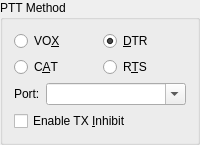
            <widget class="QGroupBox" name="PTT_method_group_box">
             <property name="sizePolicy">
              <sizepolicy hsizetype="Expanding" vsizetype="Preferred">
               <horstretch>0</horstretch>
               <verstretch>0</verstretch>
              </sizepolicy>
             </property>
             <property name="toolTip">
              <string>How this program activates the PTT on your radio?</string>
             </property>
             <property name="title">
              <string>PTT Method</string>
             </property>
             <layout class="QGridLayout" name="gridLayout_2">
              <item row="0" column="0">
               <widget class="QRadioButton" name="PTT_VOX_radio_button">
                <property name="toolTip">
                 <string>&lt;html&gt;&lt;head/&gt;&lt;body&gt;&lt;p&gt;No PTT activation, instead the radio's automatic VOX is used to key the transmitter.&lt;/p&gt;&lt;p&gt;Use this if you have no radio interface hardware.&lt;/p&gt;&lt;/body&gt;&lt;/html&gt;</string>
                </property>
                <property name="text">
                 <string>VO&amp;X</string>
                </property>
                <attribute name="buttonGroup">
                 <string notr="true">PTT_method_button_group</string>
                </attribute>
               </widget>
              </item>
              <item row="0" column="1">
               <widget class="QRadioButton" name="PTT_DTR_radio_button">
                <property name="toolTip">
                 <string>&lt;html&gt;&lt;head/&gt;&lt;body&gt;&lt;p&gt;Use the RS-232 DTR control line to toggle your radio's PTT, requires hardware to interface the line.&lt;/p&gt;&lt;p&gt;Some commercial interface units also use this method.&lt;/p&gt;&lt;p&gt;The DTR control line of the CAT serial port may be used for this or a DTR control line on a different serial port may be used.&lt;/p&gt;&lt;/body&gt;&lt;/html&gt;</string>
                </property>
                <property name="text">
                 <string>&amp;DTR</string>
                </property>
                <property name="checked">
                 <bool>true</bool>
                </property>
                <attribute name="buttonGroup">
                 <string notr="true">PTT_method_button_group</string>
                </attribute>
               </widget>
              </item>
              <item row="1" column="0">
               <widget class="QRadioButton" name="PTT_CAT_radio_button">
                <property name="toolTip">
                 <string>Some radios support PTT via CAT commands,
use this option if your radio supports it and you have no
other hardware interface for PTT.</string>
                </property>
                <property name="text">
                 <string>C&amp;AT</string>
                </property>
                <attribute name="buttonGroup">
                 <string notr="true">PTT_method_button_group</string>
                </attribute>
               </widget>
              </item>
              <item row="1" column="1">
               <widget class="QRadioButton" name="PTT_RTS_radio_button">
                <property name="toolTip">
                 <string>&lt;html&gt;&lt;head/&gt;&lt;body&gt;&lt;p&gt;Use the RS-232 RTS control line to toggle your radio's PTT, requires hardware to interface the line.&lt;/p&gt;&lt;p&gt;Some commercial interface units also use this method.&lt;/p&gt;&lt;p&gt;The RTS control line of the CAT serial port may be used for this or a RTS control line on a different serial port may be used. Note that this option is not available on the CAT serial port when hardware flow control is used.&lt;/p&gt;&lt;/body&gt;&lt;/html&gt;</string>
                </property>
                <property name="text">
                 <string>R&amp;TS</string>
                </property>
                <attribute name="buttonGroup">
                 <string notr="true">PTT_method_button_group</string>
                </attribute>
               </widget>
              </item>
              <item row="2" column="0" rowspan="2" colspan="2">
               <layout class="QFormLayout" name="formLayout_4">
                <property name="fieldGrowthPolicy">
                 <enum>QFormLayout::ExpandingFieldsGrow</enum>
                </property>
                <item row="0" column="0">
                 <widget class="QLabel" name="PTT_port_label">
                  <property name="text">
                   <string>Port:</string>
                  </property>
                  <property name="buddy">
                   <cstring>PTT_port_combo_box</cstring>
                  </property>
                 </widget>
                </item>
                <item row="0" column="1">
                 <widget class="QComboBox" name="PTT_port_combo_box">
                  <property name="sizePolicy">
                   <sizepolicy hsizetype="MinimumExpanding" vsizetype="Fixed">
                    <horstretch>1</horstretch>
                    <verstretch>0</verstretch>
                   </sizepolicy>
                  </property>
                  <property name="toolTip">
                   <string>&lt;html&gt;&lt;head/&gt;&lt;body&gt;&lt;p&gt;Select the RS-232 serial port utilised for PTT control, this option is available when DTR or RTS is selected above as a transmit method.&lt;/p&gt;&lt;p&gt;This port can be the same one as the one used for CAT control.&lt;/p&gt;&lt;p&gt;For some interface types the special value CAT may be chosen, this is used for non-serial CAT interfaces that can control serial port control lines remotely (OmniRig for example).&lt;/p&gt;&lt;/body&gt;&lt;/html&gt;</string>
                  </property>
                  <property name="editable">
                   <bool>true</bool>
                  </property>
                  <property name="currentText">
                   <string/>
                  </property>
                  <property name="currentIndex">
                   <number>-1</number>
                  </property>
                  <property name="insertPolicy">
                   <enum>QComboBox::NoInsert</enum>
                  </property>
                 </widget>
                </item>
                <item row="1" column="0" colspan="2">
                 <widget class="QCheckBox" name="tx_inhibit_check_box">
                  <property name="toolTip">
                   <string>&lt;html&gt;&lt;head/&gt;&lt;body&gt;&lt;p&gt;&lt;b&gt;TX Inhibit&lt;/b&gt; (RTS/DTR PTT only).&lt;/p&gt;&lt;p&gt;This &lt;b&gt;WS station&lt;/b&gt; is the app, PC, network, radio, and antenna (may be a remote go-box). When enabled, listen for UDP from a KEY agent (default port 22372). The KEY agent &lt;b&gt;tells WS stations not to transmit&lt;/b&gt; while a priority radio is keyed. Physical outcome: &lt;code&gt;assert PTT ⇔ want_tx and not hold&lt;/code&gt;. Sequencing continues; only whether this station may assert PTT is filtered.&lt;/p&gt;&lt;p&gt;Default is off (stock PTT). Co-band multi-op stations that share a band with a priority radio should enable this and run a KEY agent.&lt;/p&gt;&lt;/body&gt;&lt;/html&gt;</string>
                  </property>
                  <property name="text">
                   <string>Enable TX &amp;Inhibit</string>
                  </property>
                 </widget>
                </item>
               </layout>
              </item>
             </layout>
            </widget>
